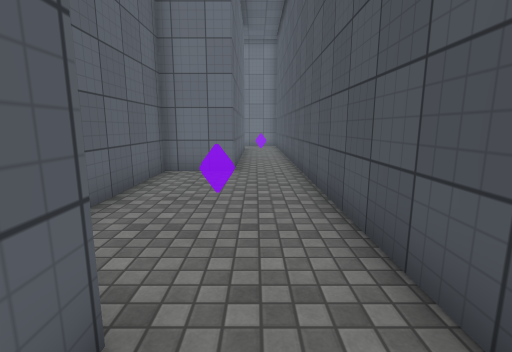
[1] (above)

14 first-person views from a walk through a scene from a Unity 3-D project. The camera is 1.4 m above the floor, tilts 10° down and sees 85° across. Doors are open. The floor is counted in squares, 1 m on a side. Each view is taken from the middle of a square. On the plan, view 1 faces up. The plan holds only what a view shows up to about 14 squares ahead; the rest is blank. The place goes on beyond the plan. The player character is not drawn. Surface patterns are stand-ins for the level's own textures.

[2]
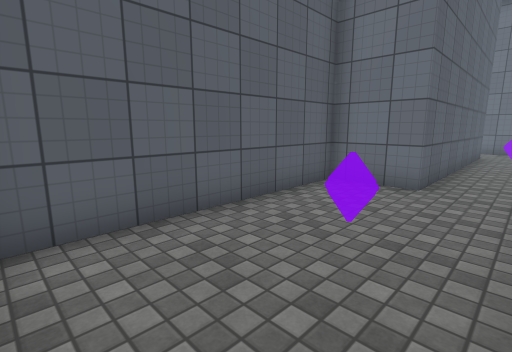

[3]
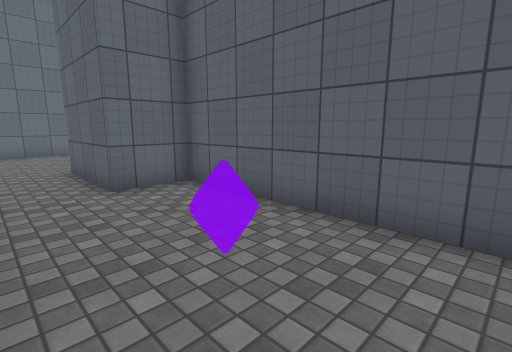

[4]
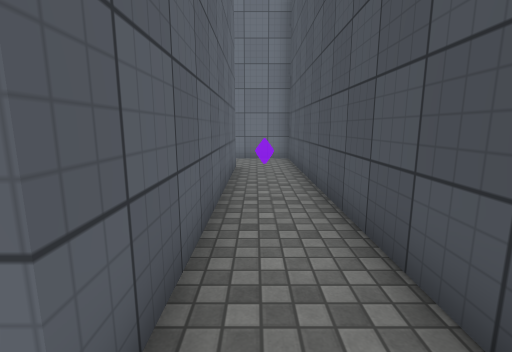

[5]
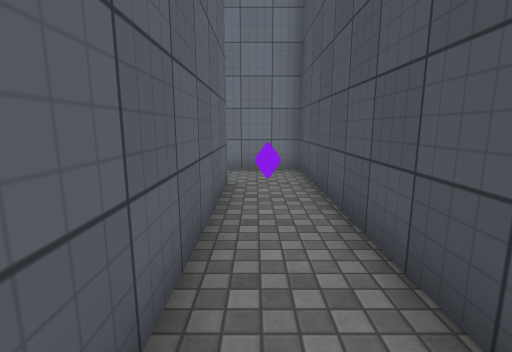

[6]
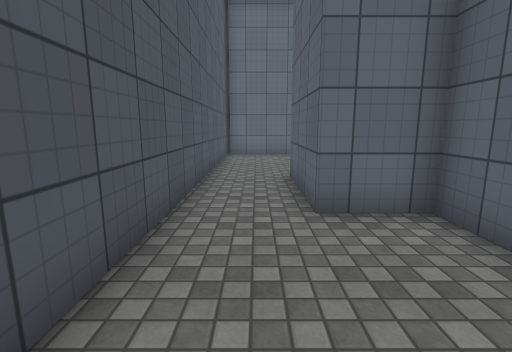

[7]
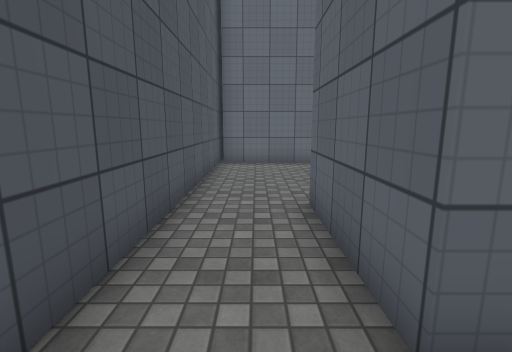

[8]
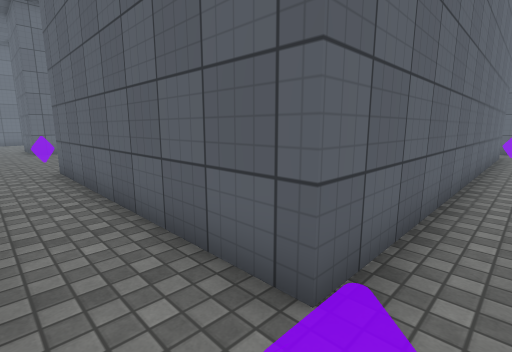

[9]
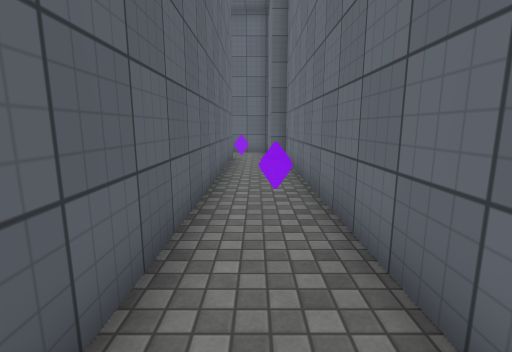

[10]
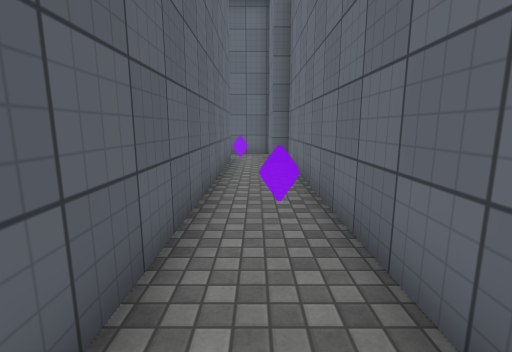

[11]
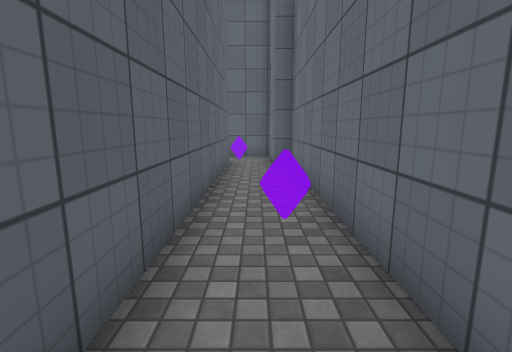

[12]
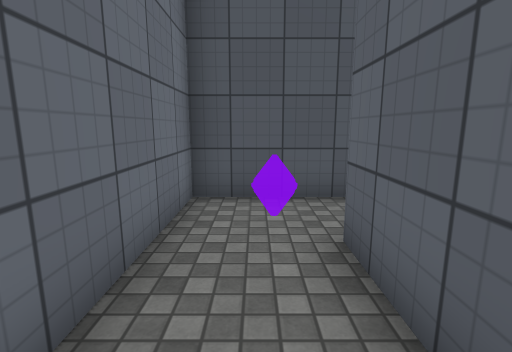

[13]
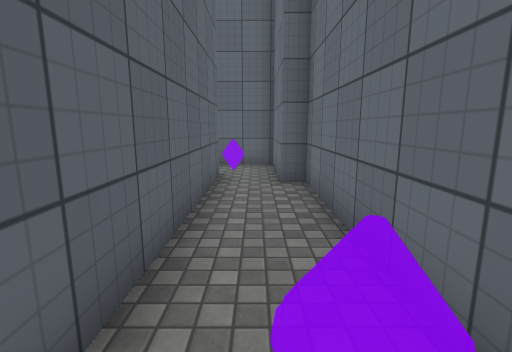

[14]
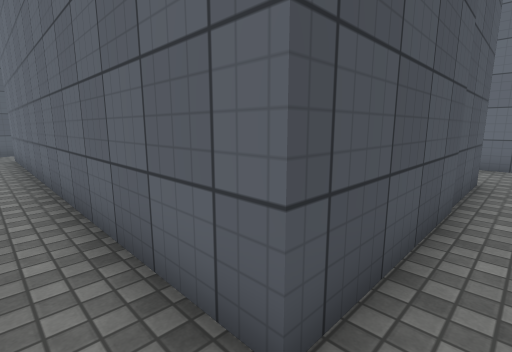

### Floor plan
Points are (right, up) in squares from view 1. A wall is a line through its corners. A room is listed if a view was taken in it or the views show most of it. See-through windows are left out.
Room 1 (views 1, 2, 3, 4, 5, 6, 7, 8)
walls: (-0.7, 17.9) (-0.7, 8.8) (-2.9, 8.8) (-2.9, 1.6) (-1, 1.6) (-1, -2); (-2.2, -8.1) (1.4, -8.1); (1.4, -8.5) (1.4, 20.3) (-0.6, 20.3)
ways out: opening at (-1, 19) to room 2; opening at (-2, -7)
Room 2 (views 9, 10, 11, 12, 13, 14)
walls: (-14, 19.7) (-17.3, 19.7) (-17.3, 17.6); (-15.1, 10.4) (-15.1, 17.9) (-0.7, 17.9); (-0.6, 20.3) (-14, 20.3)
ways out: opening at (-1, 19) to room 1; opening at (-16, 11)

Where each view was taken, in squares from view 1:
view 1: 0 up, 0 right, facing up
view 2: 2 up, 1 right, facing up-left
view 3: 8 up, 1 right, facing down-left
view 4: 8 up, 0 right, facing up
view 5: 11 up, 0 right, facing up
view 6: 6 up, 0 right, facing down
view 7: 3 up, 0 right, facing down
view 8: 19 up, 1 right, facing down-left
view 9: 19 up, 2 left, facing left
view 10: 19 up, 3 left, facing left
view 11: 19 up, 4 left, facing left
view 12: 19 up, 4 left, facing right
view 13: 19 up, 7 left, facing left
view 14: 19 up, 16 left, facing down-right
